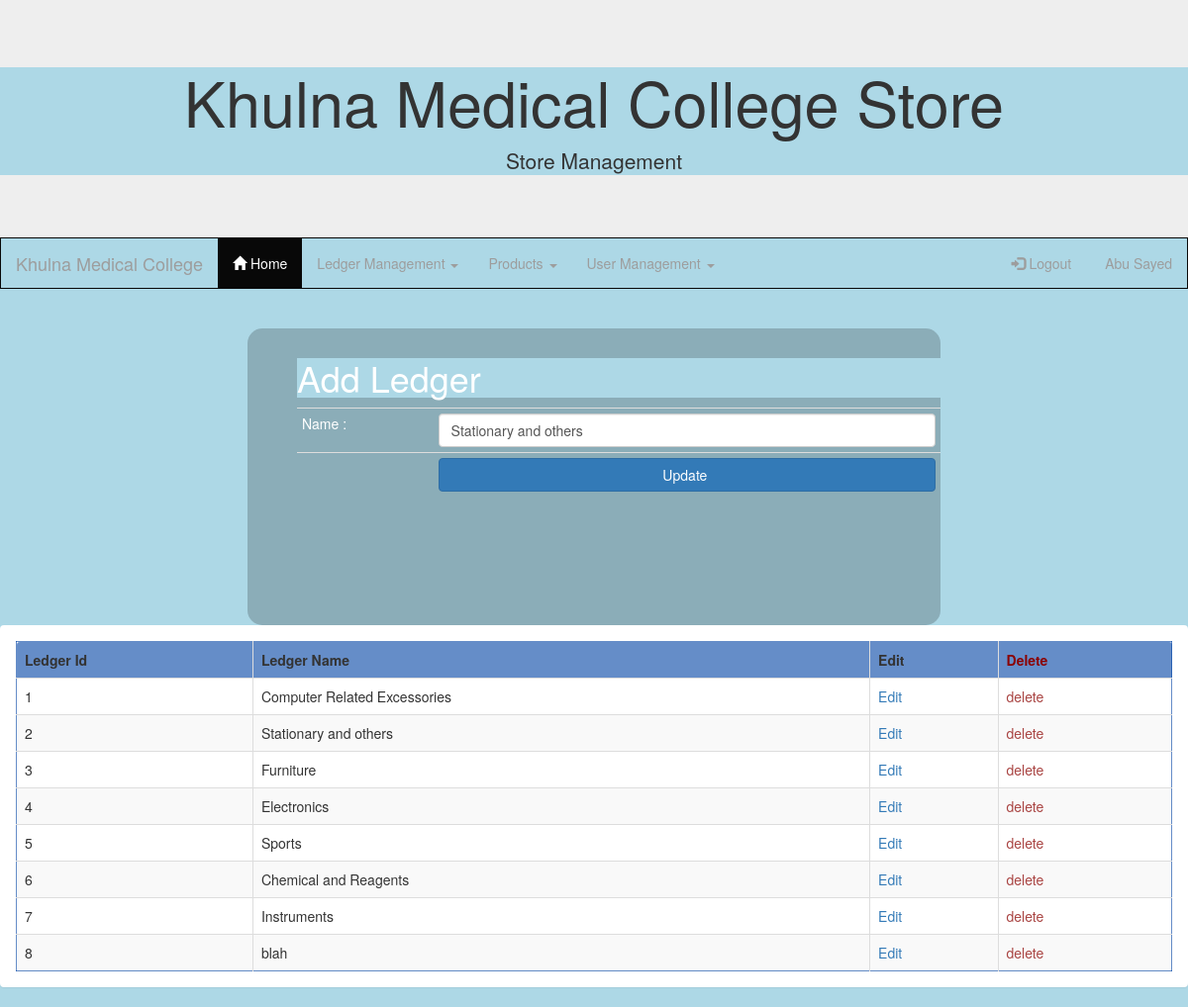
Screenshot of /addledger.php?edit=2 (signed in) with the database file from the repository.
### tables this page shows
CREATE TABLE `product_type` (
  `id` int(11) NOT NULL,
  `type_name` varchar(150) NOT NULL
);

### controller/product.php (called while the page is built, shortened)
<?php
class Product
{
    public function getLedger($id)
    {
        $sql = "SELECT * from product_type where id = $id";
        $result = mysqli_query(mysqli_connect("localhost","root","","hstore"), $sql);
        $row=mysqli_fetch_array($result,MYSQLI_ASSOC);
        if (isset($row))
            return $row;
        else
        {
            die("Database query not working. ");
        }
    }
    public function getAllLedger(){
        $sql = "SELECT * FROM `product_type`;";
        $result = mysqli_query(mysqli_connect("localhost","root","","hstore"), $sql);
        if ($result)
        return $result;
        else
        {
            die("Database query not working. " . mysqli_error($connection));
        }
    }
}
?>

### addledger.php (the view, shortened to what this page needs)
<?php
include_once 'controller/product.php';
$_Product = new Product();
if(isset($_GET['edit'])){
    $id = $_GET['edit'];
    $ledger = $_Product->getLedger($id);
}
 ?>
<!DOCTYPE html>
<html>
<head>
	<link rel="stylesheet" href="https://maxcdn.bootstrapcdn.com/bootstrap/3.3.7/css/bootstrap.min.css">
	<link rel="stylesheet" href="./resources/css/master.css">
</head>
<body>
	<header>
		<?php include_once 'template/header.php'; ?>
	</header>
	<div class="smallcontainer">
		<form name="regform" action="" method="POST">
			<div class="center">
				<h1> Add Ledger </h1>
			</div>
			<table class="table table-condensed">
				<tr>
					<td>Name :</td><td><input type="text" name="ledger_name" value="<?php
                    if(isset($_GET['edit'])){
                        echo $ledger['type_name'];
                    }
                     ?>" placeholder="Ledger Name" class="form-control"></td>
				</tr>
				<div class="right"  >
					<tr>
						<td></td><td><input type="submit"
                             name=<?php if(isset($_GET['edit']))
                            echo "update";
                            else
                                echo "submit";
                     ?> value="&nbsp;&nbsp;
                            <?php if(isset($_GET['edit']))
                                echo "Update";
                                else
                                    echo "Submit";
                         ?> &nbsp; &nbsp;" class="btn btn-primary btn-block"  ></td>
					</tr>
				</div>
		</table>
	</form>
</div>
    <div class="panel panel-body">
    <table class="table table-bordered table-striped" style="border: 1px solid;border-color: rgba(7,71,166,0.62)">
    <?php
    $Result = $_Product->getAllLedger();
    if(isset($Result)){
        ?>
        <tr style="background-color: rgba(7,71,166,0.62)">
            <th>Ledger Id</th>
            <th>Ledger Name</th>
            <th>Edit</th>
            <th style="color: darkred">Delete</th>
        </tr>
        <?php
        while($row=mysqli_fetch_array($Result,MYSQLI_ASSOC)){
            ?>
            <tr>
                <td><?php echo $row['id']; ?></td>
                <td><?php echo $row['type_name']; ?></td>
                <td>
                    <a href="?edit=<?php echo $row['id']; ?>" onclick="return confirm('sure to edit !'); " >Edit</a>
                </td>
                <td>
                    <a class="text-danger" href="?del=<?php echo $row['id'];  ?>" onclick="return confirm('sure to delete !'); " >delete</a>
                </td>
            </tr>
            <?php
        }
    }
    else{
        echo 'Problem in Reading Ledger list';
    }
    ?>
    </table>
    </div>
</body>
</head>
</html>

### resources/css/master.css (style rules this page uses)
div { background-color: lightblue; }
.smallcontainer { width: 700px; height: 300px; background-color: rgba(0,0,0,0.2); margin:0 auto; margin-top:40px; padding-top: 10px; padding-left: 50px; border-radius: 15px; -webkit-border-radius:15px; -o-border-radius:15px; -moz-border-radius:15px; color:white; front-weight:bolder; box-shadow: inset -4px -6px rgba(0,0,0,0.0); font-weight: 18px; }
body { background-color: lightblue; background-image: url("green.png"); background-repeat: repeat-x; }

### rows the page displays
product_type: ledger_name "Stationary and others", id "2", type_name "Stationary and others"
product_type: id "1", type_name "Computer Related Excessories"
product_type: id "3", type_name "Furniture"
product_type: id "4", type_name "Electronics"
product_type: id "5", type_name "Sports"
product_type: id "6", type_name "Chemical and Reagents"
product_type: id "7", type_name "Instruments"
product_type: id "8", type_name "blah"

### other values shown
$_SESSION['fullname'] "Abu Sayed"
